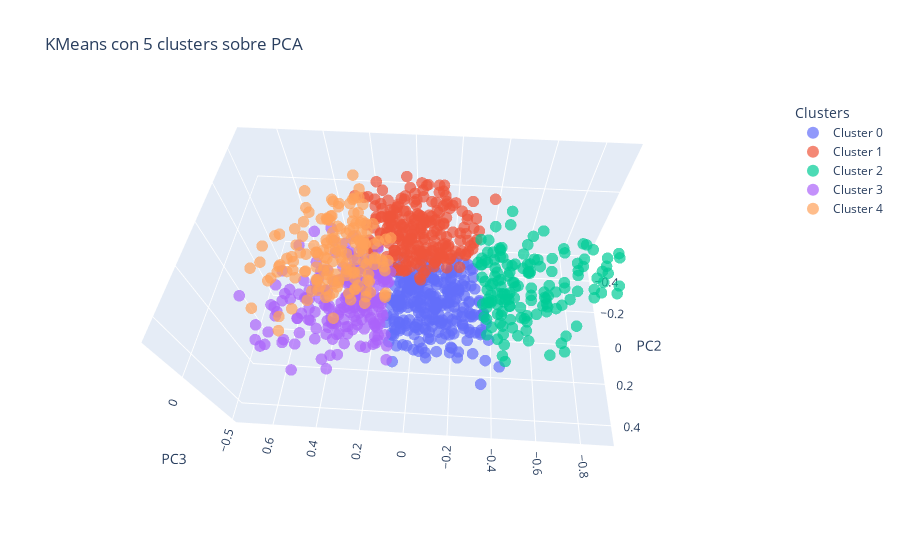

Here is the notebook cell this chart was saved with:
### Code cell
import plotly.graph_objects as go
import pandas as pd

# Crear figura
fig = go.Figure()

# Agregar un scatter3d por cada cluster (leyenda separada por color)
for cluster_id in sorted(df_pca_kmeans_sample['Cluster'].unique()):
    cluster_data = df_pca_kmeans_sample[df_pca_kmeans_sample['Cluster'] == cluster_id]

    fig.add_trace(go.Scatter3d(
        x=cluster_data['PC1'],
        y=cluster_data['PC2'],
        z=cluster_data['PC3'],
        mode='markers',
        marker=dict(
            size=4,
            opacity=0.7
        ),
        name=f'Cluster {cluster_id}'
    ))


# Layout
fig.update_layout(
    title=f"KMeans con {k} clusters sobre PCA",
    scene=dict(
        xaxis_title='PC1',
        yaxis_title='PC2',
        zaxis_title='PC3'
    ),
    legend=dict(
        title='Clusters',
        itemsizing='constant'
    )
)

fig.show()

### Figure 1 — Plotly figure (JSON) as saved in the notebook; plotly's stock layout.template omitted (floating-point values rounded to 4 significant figures; data arrays with more than 128 entries replaced by an {"elided": "..."} marker saying what was removed)
{"data": [{"marker": {"opacity": 0.7, "size": 4}, "mode": "markers", "name": "Cluster 0", "type": "scatter3d", "x": {"elided": "251 float values"}, "y": {"elided": "251 float values"}, "z": {"elided": "251 float values"}}, {"marker": {"opacity": 0.7, "size": 4}, "mode": "markers", "name": "Cluster 1", "type": "scatter3d", "x": {"elided": "231 float values"}, "y": {"elided": "231 float values"}, "z": {"elided": "231 float values"}}, {"marker": {"opacity": 0.7, "size": 4}, "mode": "markers", "name": "Cluster 2", "type": "scatter3d", "x": {"elided": "148 float values"}, "y": {"elided": "148 float values"}, "z": {"elided": "148 float values"}}, {"marker": {"opacity": 0.7, "size": 4}, "mode": "markers", "name": "Cluster 3", "type": "scatter3d", "x": {"elided": "208 float values"}, "y": {"elided": "208 float values"}, "z": {"elided": "208 float values"}}, {"marker": {"opacity": 0.7, "size": 4}, "mode": "markers", "name": "Cluster 4", "type": "scatter3d", "x": {"elided": "162 float values"}, "y": {"elided": "162 float values"}, "z": {"elided": "162 float values"}}], "layout": {"autosize": true, "legend": {"itemsizing": "constant", "title": {"text": "Clusters"}}, "scene": {"aspectmode": "auto", "aspectratio": {"x": 1.517, "y": 0.9052, "z": 0.7283}, "camera": {"center": {"x": 0, "y": 0, "z": 0}, "eye": {"x": -0.06003, "y": 0.9568, "z": 1.494}, "projection": {"type": "perspective"}, "up": {"x": -0.0004444, "y": 1.959e-05, "z": 1.0}}, "xaxis": {"title": {"text": "PC1"}, "type": "linear"}, "yaxis": {"title": {"text": "PC2"}, "type": "linear"}, "zaxis": {"title": {"text": "PC3"}, "type": "linear"}}, "title": {"text": "KMeans con 5 clusters sobre PCA"}}}
